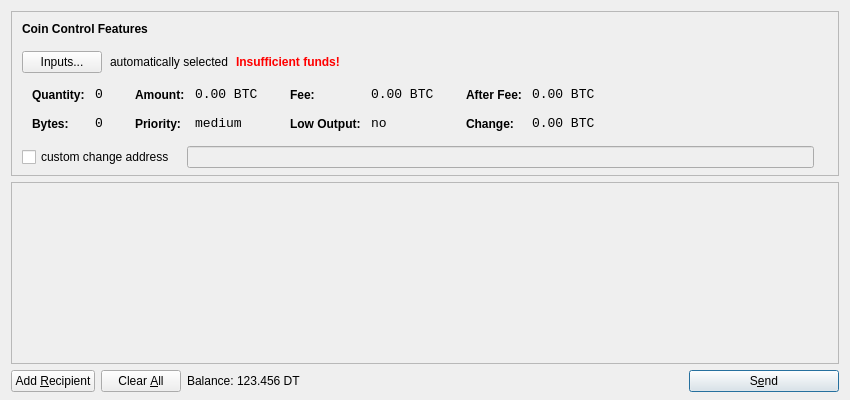
<?xml version="1.0" encoding="UTF-8"?>
<ui version="4.0">
 <class>SendCoinsDialog</class>
 <widget class="QDialog" name="SendCoinsDialog">
  <property name="geometry">
   <rect>
    <x>0</x>
    <y>0</y>
    <width>850</width>
    <height>400</height>
   </rect>
  </property>
  <property name="windowTitle">
   <string>Send Coins</string>
  </property>
  <layout class="QVBoxLayout" name="verticalLayout" stretch="0,1,0">
   <property name="bottomMargin">
    <number>8</number>
   </property>
   <item>
    <widget class="QFrame" name="frameCoinControl">
     <property name="sizePolicy">
      <sizepolicy hsizetype="Expanding" vsizetype="Expanding">
       <horstretch>0</horstretch>
       <verstretch>0</verstretch>
      </sizepolicy>
     </property>
     <property name="maximumSize">
      <size>
       <width>16777215</width>
       <height>16777215</height>
      </size>
     </property>
     <property name="frameShape">
      <enum>QFrame::StyledPanel</enum>
     </property>
     <property name="frameShadow">
      <enum>QFrame::Sunken</enum>
     </property>
     <layout class="QVBoxLayout" name="verticalLayoutCoinControl2">
      <property name="spacing">
       <number>-1</number>
      </property>
      <property name="leftMargin">
       <number>0</number>
      </property>
      <property name="topMargin">
       <number>0</number>
      </property>
      <property name="rightMargin">
       <number>0</number>
      </property>
      <property name="bottomMargin">
       <number>6</number>
      </property>
      <item>
       <layout class="QVBoxLayout" name="verticalLayoutCoinControl" stretch="0,0,0,0,1">
        <property name="spacing">
         <number>0</number>
        </property>
        <property name="leftMargin">
         <number>10</number>
        </property>
        <property name="topMargin">
         <number>10</number>
        </property>
        <item>
         <layout class="QHBoxLayout" name="horizontalLayoutCoinControl1">
          <property name="bottomMargin">
           <number>15</number>
          </property>
          <item>
           <widget class="QLabel" name="labelCoinControlFeatures">
            <property name="sizePolicy">
             <sizepolicy hsizetype="Preferred" vsizetype="Maximum">
              <horstretch>0</horstretch>
              <verstretch>0</verstretch>
             </sizepolicy>
            </property>
            <property name="font">
             <font>
              <weight>75</weight>
              <bold>true</bold>
             </font>
            </property>
            <property name="styleSheet">
             <string notr="true">font-weight:bold;</string>
            </property>
            <property name="text">
             <string>Coin Control Features</string>
            </property>
           </widget>
          </item>
         </layout>
        </item>
        <item>
         <layout class="QHBoxLayout" name="horizontalLayoutCoinControl2" stretch="0,0,0,0">
          <property name="spacing">
           <number>8</number>
          </property>
          <property name="bottomMargin">
           <number>10</number>
          </property>
          <item>
           <widget class="QPushButton" name="pushButtonCoinControl">
            <property name="styleSheet">
             <string notr="true"/>
            </property>
            <property name="text">
             <string>Inputs...</string>
            </property>
           </widget>
          </item>
          <item>
           <widget class="QLabel" name="labelCoinControlAutomaticallySelected">
            <property name="text">
             <string>automatically selected</string>
            </property>
            <property name="margin">
             <number>5</number>
            </property>
           </widget>
          </item>
          <item>
           <widget class="QLabel" name="labelCoinControlInsuffFunds">
            <property name="font">
             <font>
              <weight>75</weight>
              <bold>true</bold>
             </font>
            </property>
            <property name="styleSheet">
             <string notr="true">color:red;font-weight:bold;</string>
            </property>
            <property name="text">
             <string>Insufficient funds!</string>
            </property>
            <property name="margin">
             <number>5</number>
            </property>
           </widget>
          </item>
          <item>
           <spacer name="horizontalSpacerCoinControl">
            <property name="orientation">
             <enum>Qt::Horizontal</enum>
            </property>
            <property name="sizeHint" stdset="0">
             <size>
              <width>40</width>
              <height>1</height>
             </size>
            </property>
           </spacer>
          </item>
         </layout>
        </item>
        <item>
         <widget class="QWidget" name="widgetCoinControl" native="true">
          <property name="sizePolicy">
           <sizepolicy hsizetype="Preferred" vsizetype="Preferred">
            <horstretch>0</horstretch>
            <verstretch>0</verstretch>
           </sizepolicy>
          </property>
          <property name="minimumSize">
           <size>
            <width>0</width>
            <height>0</height>
           </size>
          </property>
          <property name="styleSheet">
           <string notr="true"/>
          </property>
          <layout class="QHBoxLayout" name="horizontalLayoutCoinControl5">
           <property name="margin">
            <number>0</number>
           </property>
           <item>
            <layout class="QHBoxLayout" name="horizontalLayoutCoinControl3" stretch="0,0,0,1">
             <property name="spacing">
              <number>20</number>
             </property>
             <property name="topMargin">
              <number>0</number>
             </property>
             <property name="bottomMargin">
              <number>10</number>
             </property>
             <item>
              <layout class="QFormLayout" name="formLayoutCoinControl1">
               <property name="horizontalSpacing">
                <number>10</number>
               </property>
               <property name="verticalSpacing">
                <number>14</number>
               </property>
               <property name="leftMargin">
                <number>10</number>
               </property>
               <property name="topMargin">
                <number>4</number>
               </property>
               <property name="rightMargin">
                <number>6</number>
               </property>
               <item row="0" column="0">
                <widget class="QLabel" name="labelCoinControlQuantityText">
                 <property name="styleSheet">
                  <string notr="true">font-weight:bold;</string>
                 </property>
                 <property name="text">
                  <string>Quantity:</string>
                 </property>
                 <property name="margin">
                  <number>0</number>
                 </property>
                </widget>
               </item>
               <item row="0" column="1">
                <widget class="QLabel" name="labelCoinControlQuantity">
                 <property name="font">
                  <font>
                   <family>Monospace</family>
                   <pointsize>10</pointsize>
                  </font>
                 </property>
                 <property name="cursor">
                  <cursorShape>IBeamCursor</cursorShape>
                 </property>
                 <property name="contextMenuPolicy">
                  <enum>Qt::ActionsContextMenu</enum>
                 </property>
                 <property name="text">
                  <string notr="true">0</string>
                 </property>
                 <property name="margin">
                  <number>0</number>
                 </property>
                 <property name="textInteractionFlags">
                  <set>Qt::LinksAccessibleByMouse|Qt::TextSelectableByKeyboard|Qt::TextSelectableByMouse</set>
                 </property>
                </widget>
               </item>
               <item row="1" column="0">
                <widget class="QLabel" name="labelCoinControlBytesText">
                 <property name="styleSheet">
                  <string notr="true">font-weight:bold;</string>
                 </property>
                 <property name="text">
                  <string>Bytes:</string>
                 </property>
                </widget>
               </item>
               <item row="1" column="1">
                <widget class="QLabel" name="labelCoinControlBytes">
                 <property name="font">
                  <font>
                   <family>Monospace</family>
                   <pointsize>10</pointsize>
                  </font>
                 </property>
                 <property name="cursor">
                  <cursorShape>IBeamCursor</cursorShape>
                 </property>
                 <property name="contextMenuPolicy">
                  <enum>Qt::ActionsContextMenu</enum>
                 </property>
                 <property name="text">
                  <string notr="true">0</string>
                 </property>
                 <property name="textInteractionFlags">
                  <set>Qt::LinksAccessibleByMouse|Qt::TextSelectableByKeyboard|Qt::TextSelectableByMouse</set>
                 </property>
                </widget>
               </item>
              </layout>
             </item>
             <item>
              <layout class="QFormLayout" name="formLayoutCoinControl2">
               <property name="horizontalSpacing">
                <number>10</number>
               </property>
               <property name="verticalSpacing">
                <number>14</number>
               </property>
               <property name="leftMargin">
                <number>6</number>
               </property>
               <property name="topMargin">
                <number>4</number>
               </property>
               <property name="rightMargin">
                <number>6</number>
               </property>
               <item row="0" column="0">
                <widget class="QLabel" name="labelCoinControlAmountText">
                 <property name="styleSheet">
                  <string notr="true">font-weight:bold;</string>
                 </property>
                 <property name="text">
                  <string>Amount:</string>
                 </property>
                 <property name="margin">
                  <number>0</number>
                 </property>
                </widget>
               </item>
               <item row="0" column="1">
                <widget class="QLabel" name="labelCoinControlAmount">
                 <property name="font">
                  <font>
                   <family>Monospace</family>
                   <pointsize>10</pointsize>
                  </font>
                 </property>
                 <property name="cursor">
                  <cursorShape>IBeamCursor</cursorShape>
                 </property>
                 <property name="contextMenuPolicy">
                  <enum>Qt::ActionsContextMenu</enum>
                 </property>
                 <property name="text">
                  <string notr="true">0.00 BTC</string>
                 </property>
                 <property name="textInteractionFlags">
                  <set>Qt::LinksAccessibleByMouse|Qt::TextSelectableByKeyboard|Qt::TextSelectableByMouse</set>
                 </property>
                </widget>
               </item>
               <item row="1" column="0">
                <widget class="QLabel" name="labelCoinControlPriorityText">
                 <property name="styleSheet">
                  <string notr="true">font-weight:bold;</string>
                 </property>
                 <property name="text">
                  <string>Priority:</string>
                 </property>
                </widget>
               </item>
               <item row="1" column="1">
                <widget class="QLabel" name="labelCoinControlPriority">
                 <property name="font">
                  <font>
                   <family>Monospace</family>
                   <pointsize>10</pointsize>
                  </font>
                 </property>
                 <property name="cursor">
                  <cursorShape>IBeamCursor</cursorShape>
                 </property>
                 <property name="contextMenuPolicy">
                  <enum>Qt::ActionsContextMenu</enum>
                 </property>
                 <property name="text">
                  <string>medium</string>
                 </property>
                 <property name="textInteractionFlags">
                  <set>Qt::LinksAccessibleByMouse|Qt::TextSelectableByKeyboard|Qt::TextSelectableByMouse</set>
                 </property>
                </widget>
               </item>
              </layout>
             </item>
             <item>
              <layout class="QFormLayout" name="formLayoutCoinControl3">
               <property name="horizontalSpacing">
                <number>10</number>
               </property>
               <property name="verticalSpacing">
                <number>14</number>
               </property>
               <property name="leftMargin">
                <number>6</number>
               </property>
               <property name="topMargin">
                <number>4</number>
               </property>
               <property name="rightMargin">
                <number>6</number>
               </property>
               <item row="0" column="0">
                <widget class="QLabel" name="labelCoinControlFeeText">
                 <property name="styleSheet">
                  <string notr="true">font-weight:bold;</string>
                 </property>
                 <property name="text">
                  <string>Fee:</string>
                 </property>
                 <property name="margin">
                  <number>0</number>
                 </property>
                </widget>
               </item>
               <item row="0" column="1">
                <widget class="QLabel" name="labelCoinControlFee">
                 <property name="font">
                  <font>
                   <family>Monospace</family>
                   <pointsize>10</pointsize>
                  </font>
                 </property>
                 <property name="cursor">
                  <cursorShape>IBeamCursor</cursorShape>
                 </property>
                 <property name="contextMenuPolicy">
                  <enum>Qt::ActionsContextMenu</enum>
                 </property>
                 <property name="text">
                  <string notr="true">0.00 BTC</string>
                 </property>
                 <property name="textInteractionFlags">
                  <set>Qt::LinksAccessibleByMouse|Qt::TextSelectableByKeyboard|Qt::TextSelectableByMouse</set>
                 </property>
                </widget>
               </item>
               <item row="1" column="0">
                <widget class="QLabel" name="labelCoinControlLowOutputText">
                 <property name="styleSheet">
                  <string notr="true">font-weight:bold;</string>
                 </property>
                 <property name="text">
                  <string>Low Output:</string>
                 </property>
                </widget>
               </item>
               <item row="1" column="1">
                <widget class="QLabel" name="labelCoinControlLowOutput">
                 <property name="font">
                  <font>
                   <family>Monospace</family>
                   <pointsize>10</pointsize>
                  </font>
                 </property>
                 <property name="cursor">
                  <cursorShape>IBeamCursor</cursorShape>
                 </property>
                 <property name="contextMenuPolicy">
                  <enum>Qt::ActionsContextMenu</enum>
                 </property>
                 <property name="text">
                  <string>no</string>
                 </property>
                 <property name="textInteractionFlags">
                  <set>Qt::LinksAccessibleByMouse|Qt::TextSelectableByKeyboard|Qt::TextSelectableByMouse</set>
                 </property>
                </widget>
               </item>
              </layout>
             </item>
             <item>
              <layout class="QFormLayout" name="formLayoutCoinControl4">
               <property name="horizontalSpacing">
                <number>10</number>
               </property>
               <property name="verticalSpacing">
                <number>14</number>
               </property>
               <property name="leftMargin">
                <number>6</number>
               </property>
               <property name="topMargin">
                <number>4</number>
               </property>
               <property name="rightMargin">
                <number>6</number>
               </property>
               <item row="0" column="0">
                <widget class="QLabel" name="labelCoinControlAfterFeeText">
                 <property name="styleSheet">
                  <string notr="true">font-weight:bold;</string>
                 </property>
                 <property name="text">
                  <string>After Fee:</string>
                 </property>
                 <property name="margin">
                  <number>0</number>
                 </property>
                </widget>
               </item>
               <item row="0" column="1">
                <widget class="QLabel" name="labelCoinControlAfterFee">
                 <property name="font">
                  <font>
                   <family>Monospace</family>
                   <pointsize>10</pointsize>
                  </font>
                 </property>
                 <property name="cursor">
                  <cursorShape>IBeamCursor</cursorShape>
                 </property>
                 <property name="contextMenuPolicy">
                  <enum>Qt::ActionsContextMenu</enum>
                 </property>
                 <property name="text">
                  <string notr="true">0.00 BTC</string>
                 </property>
                 <property name="textInteractionFlags">
                  <set>Qt::LinksAccessibleByMouse|Qt::TextSelectableByKeyboard|Qt::TextSelectableByMouse</set>
                 </property>
                </widget>
               </item>
               <item row="1" column="0">
                <widget class="QLabel" name="labelCoinControlChangeText">
                 <property name="styleSheet">
                  <string notr="true">font-weight:bold;</string>
                 </property>
                 <property name="text">
                  <string>Change:</string>
                 </property>
                </widget>
               </item>
               <item row="1" column="1">
                <widget class="QLabel" name="labelCoinControlChange">
                 <property name="font">
                  <font>
                   <family>Monospace</family>
                   <pointsize>10</pointsize>
                  </font>
                 </property>
                 <property name="cursor">
                  <cursorShape>IBeamCursor</cursorShape>
                 </property>
                 <property name="contextMenuPolicy">
                  <enum>Qt::ActionsContextMenu</enum>
                 </property>
                 <property name="text">
                  <string notr="true">0.00 BTC</string>
                 </property>
                 <property name="textInteractionFlags">
                  <set>Qt::LinksAccessibleByMouse|Qt::TextSelectableByKeyboard|Qt::TextSelectableByMouse</set>
                 </property>
                </widget>
               </item>
              </layout>
             </item>
            </layout>
           </item>
          </layout>
         </widget>
        </item>
        <item>
         <layout class="QHBoxLayout" name="horizontalLayoutCoinControl4" stretch="0,0,0">
          <property name="spacing">
           <number>12</number>
          </property>
          <property name="sizeConstraint">
           <enum>QLayout::SetDefaultConstraint</enum>
          </property>
          <property name="topMargin">
           <number>5</number>
          </property>
          <property name="rightMargin">
           <number>5</number>
          </property>
          <item>
           <widget class="QCheckBox" name="checkBoxCoinControlChange">
            <property name="text">
             <string>custom change address</string>
            </property>
           </widget>
          </item>
          <item>
           <widget class="QLineEdit" name="lineEditCoinControlChange">
            <property name="enabled">
             <bool>false</bool>
            </property>
            <property name="sizePolicy">
             <sizepolicy hsizetype="Expanding" vsizetype="Fixed">
              <horstretch>0</horstretch>
              <verstretch>0</verstretch>
             </sizepolicy>
            </property>
           </widget>
          </item>
          <item>
           <widget class="QLabel" name="labelCoinControlChangeLabel">
            <property name="sizePolicy">
             <sizepolicy hsizetype="Preferred" vsizetype="Expanding">
              <horstretch>0</horstretch>
              <verstretch>0</verstretch>
             </sizepolicy>
            </property>
            <property name="minimumSize">
             <size>
              <width>0</width>
              <height>0</height>
             </size>
            </property>
            <property name="text">
             <string/>
            </property>
            <property name="margin">
             <number>3</number>
            </property>
           </widget>
          </item>
         </layout>
        </item>
        <item>
         <spacer name="verticalSpacerCoinControl">
          <property name="orientation">
           <enum>Qt::Vertical</enum>
          </property>
          <property name="sizeHint" stdset="0">
           <size>
            <width>800</width>
            <height>1</height>
           </size>
          </property>
         </spacer>
        </item>
       </layout>
      </item>
     </layout>
    </widget>
   </item>
   <item>
    <widget class="QScrollArea" name="scrollArea">
     <property name="widgetResizable">
      <bool>true</bool>
     </property>
     <widget class="QWidget" name="scrollAreaWidgetContents">
      <property name="geometry">
       <rect>
        <x>0</x>
        <y>0</y>
        <width>830</width>
        <height>165</height>
       </rect>
      </property>
      <layout class="QVBoxLayout" name="verticalLayout_2">
       <property name="margin">
        <number>0</number>
       </property>
       <item>
        <layout class="QVBoxLayout" name="entries">
         <property name="spacing">
          <number>6</number>
         </property>
        </layout>
       </item>
       <item>
        <spacer name="verticalSpacer">
         <property name="orientation">
          <enum>Qt::Vertical</enum>
         </property>
         <property name="sizeHint" stdset="0">
          <size>
           <width>20</width>
           <height>40</height>
          </size>
         </property>
        </spacer>
       </item>
      </layout>
     </widget>
    </widget>
   </item>
   <item>
    <layout class="QHBoxLayout" name="horizontalLayout">
     <item>
      <widget class="QPushButton" name="addButton">
       <property name="toolTip">
        <string>Send to multiple recipients at once</string>
       </property>
       <property name="text">
        <string>Add &amp;Recipient</string>
       </property>
       <property name="icon">
        <iconset resource="../bitcoin.qrc">
         <normaloff>:/icons/add</normaloff>:/icons/add</iconset>
       </property>
       <property name="autoDefault">
        <bool>false</bool>
       </property>
      </widget>
     </item>
     <item>
      <widget class="QPushButton" name="clearButton">
       <property name="sizePolicy">
        <sizepolicy hsizetype="Minimum" vsizetype="Fixed">
         <horstretch>0</horstretch>
         <verstretch>0</verstretch>
        </sizepolicy>
       </property>
       <property name="toolTip">
        <string>Remove all transaction fields</string>
       </property>
       <property name="text">
        <string>Clear &amp;All</string>
       </property>
       <property name="icon">
        <iconset resource="../bitcoin.qrc">
         <normaloff>:/icons/remove</normaloff>:/icons/remove</iconset>
       </property>
       <property name="autoRepeatDelay">
        <number>300</number>
       </property>
       <property name="autoDefault">
        <bool>false</bool>
       </property>
      </widget>
     </item>
     <item>
      <layout class="QHBoxLayout" name="horizontalLayout_2">
       <property name="spacing">
        <number>3</number>
       </property>
       <item>
        <widget class="QLabel" name="label">
         <property name="text">
          <string>Balance:</string>
         </property>
        </widget>
       </item>
       <item>
        <widget class="QLabel" name="labelBalance">
         <property name="cursor">
          <cursorShape>IBeamCursor</cursorShape>
         </property>
         <property name="text">
          <string>123.456 DT</string>
         </property>
         <property name="textInteractionFlags">
          <set>Qt::LinksAccessibleByMouse|Qt::TextSelectableByKeyboard|Qt::TextSelectableByMouse</set>
         </property>
        </widget>
       </item>
      </layout>
     </item>
     <item>
      <spacer name="horizontalSpacer">
       <property name="orientation">
        <enum>Qt::Horizontal</enum>
       </property>
       <property name="sizeHint" stdset="0">
        <size>
         <width>40</width>
         <height>20</height>
        </size>
       </property>
      </spacer>
     </item>
     <item>
      <widget class="QPushButton" name="sendButton">
       <property name="minimumSize">
        <size>
         <width>150</width>
         <height>0</height>
        </size>
       </property>
       <property name="toolTip">
        <string>Confirm the send action</string>
       </property>
       <property name="text">
        <string>S&amp;end</string>
       </property>
       <property name="icon">
        <iconset resource="../bitcoin.qrc">
         <normaloff>:/icons/send</normaloff>:/icons/send</iconset>
       </property>
       <property name="default">
        <bool>true</bool>
       </property>
      </widget>
     </item>
    </layout>
   </item>
  </layout>
 </widget>
 <resources>
  <include location="../bitcoin.qrc"/>
 </resources>
 <connections/>
</ui>
